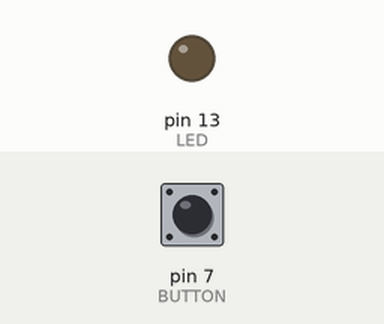
Simulated run of this sketch. Board: Arduino Uno, built with avr-gcc and run on an emulated ATmega328P. On the bench: output pins drawn as LEDs (lit = HIGH). Inputs (shaded band) come from the test bench; at power-on: pin 7 (BUTTON) LOW.

Above: at 1.2 s.
1.3 s: pin 7 (BUTTON) pulled HIGH for 0.15 s
At 3.6 s:
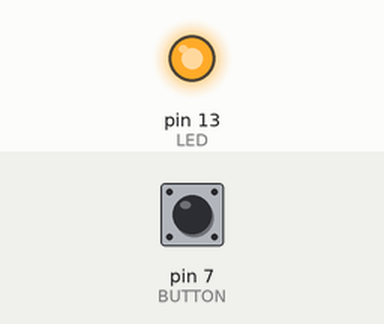
Timing chart, 0 to 10.4 s (numbered marks = the images above; inputs shaded):
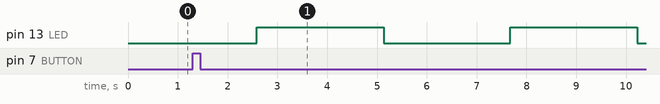

Measured:
- after the input at 1.3 s, pin 13 (LED): alternates HIGH for 2.6 s and LOW for 2.5 s, starting after 1.3 s

The sketch:

E05_PWM_BUTTON_test.ino
```cpp
// Example 05_test

const int LED = 13;
const int BUTTON = 7;

int val = 0;
int old_val = 0;
int state = 0;
int i = 0;


void setup()
{
  pinMode(LED, OUTPUT);
  pinMode(BUTTON, INPUT);
}

void loop()
{
  val = digitalRead(BUTTON);

  // check if there was a transition
  if ( (val == HIGH) && (old_val == LOW) ) {
    state = 1 - state;
    // simple de-bouncing
    delay(10);
  }

  old_val = val;

  if (state == 1) {
    for (i = 1; i < 255; i++) {
      analogWrite(LED, i);
      delay(10);
    }

    for (i = 255; i > 1; i--) {
      analogWrite(LED, i);
      delay(10);
    }
  } else {
    analogWrite(LED, 0);
  }
}
```
